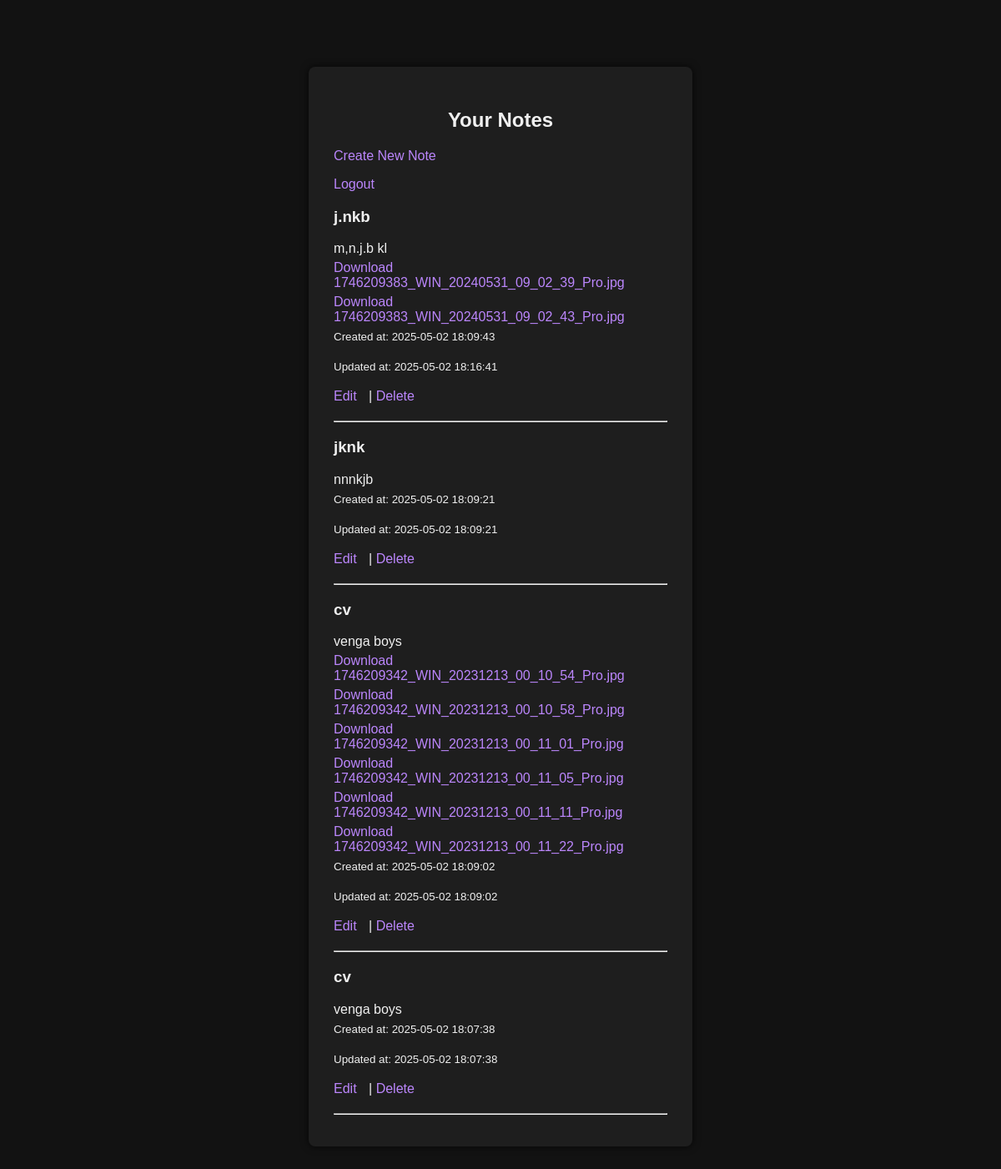
Page /view_notes.php (signed in) on the committed database.
### tables this page shows
CREATE TABLE `notes` (
  `id` int(11) NOT NULL,
  `user_id` int(11) NOT NULL,
  `title` varchar(255) NOT NULL,
  `content` text DEFAULT NULL,
  `created_at` timestamp NOT NULL DEFAULT current_timestamp(),
  `updated_at` timestamp NOT NULL DEFAULT current_timestamp() ON UPDATE current_timestamp()
);

CREATE TABLE `note_files` (
  `id` int(11) NOT NULL,
  `note_id` int(11) NOT NULL,
  `file_path` varchar(255) NOT NULL,
  `created_at` timestamp NOT NULL DEFAULT current_timestamp()
);

### view_notes.php (the view, shortened to what this page needs)
<?php
include 'db.php';
$user_id = $_SESSION['user_id'];
$sql = "SELECT * FROM notes WHERE user_id='$user_id' ORDER BY created_at DESC";
$result = mysqli_query($conn, $sql);
?>
<!DOCTYPE html>
<html lang="en">
<head>
    <link rel="stylesheet" href="style.css">
</head>
<body>
<div class="container">
    <h2>Your Notes</h2>
    <p><a href="create_note.php">Create New Note</a></p>
    <p><a href="logout.php">Logout</a></p>
    <?php while($note = mysqli_fetch_assoc($result)) { ?>
        <div class="note">
            <h3><?php echo htmlspecialchars($note['title']); ?></h3>
            <p><?php echo nl2br(htmlspecialchars($note['content'])); ?></p>
            <?php
            $note_id = $note['id'];
            $file_sql = "SELECT * FROM note_files WHERE note_id='$note_id'";
            $file_result = mysqli_query($conn, $file_sql);
            if (mysqli_num_rows($file_result) > 0) {
                while ($file = mysqli_fetch_assoc($file_result)) {
                    echo '<p><a href="' . htmlspecialchars($file['file_path']) . '" download>Download ' . htmlspecialchars(basename($file['file_path'])) . '</a></p>';
                }
            }
            ?>
            <small>Created at: <?php echo $note['created_at']; ?></small><br><br>
            <small>Updated at: <?php echo $note['updated_at']; ?></small><br><br>
            <a href="edit_note.php?id=<?php echo $note['id']; ?>">Edit</a> |
            <a href="delete_note.php?id=<?php echo $note['id']; ?>" onclick="return confirm('Are you sure?')">Delete</a>
        </div>
        <hr>
    <?php } ?>
</div>
</body>
</html>

### style.css (style rules this page uses)
body { background-color: #121212; font-family: Arial, sans-serif; color: #f0f0f0; margin: 0; padding: 0; }
.container { width: 400px; margin: 80px auto; padding: 30px; background-color: #1e1e1e; box-shadow: 0 0 10px rgba(0,0,0,0.7); border-radius: 8px; }
h2 { text-align: center; margin-bottom: 20px; }
a { color: #bb86fc; text-decoration: none; }
.note { margin-bottom: 20px; }
.note a { margin-right: 10px; }
.note p { margin: 5px 0; }

### rows in the picture
notes: title "j.nkb", content "m,n.j.b kl", created_at "2025-05-02 18:09:43", updated_at "2025-05-02 18:16:41"
note_files: file_path "1746209383_WIN_20240531_09_02_39_Pro.jpg"
note_files: file_path "1746209383_WIN_20240531_09_02_43_Pro.jpg"
notes: title "jknk", content "nnnkjb", created_at "2025-05-02 18:09:21", updated_at "2025-05-02 18:09:21"
notes: title "cv", content "venga boys", created_at "2025-05-02 18:09:02", updated_at "2025-05-02 18:09:02"
note_files: file_path "1746209342_WIN_20231213_00_10_54_Pro.jpg"
note_files: file_path "1746209342_WIN_20231213_00_10_58_Pro.jpg"
note_files: file_path "1746209342_WIN_20231213_00_11_01_Pro.jpg"
note_files: file_path "1746209342_WIN_20231213_00_11_05_Pro.jpg"
note_files: file_path "1746209342_WIN_20231213_00_11_11_Pro.jpg"
note_files: file_path "1746209342_WIN_20231213_00_11_22_Pro.jpg"
notes: title "cv", content "venga boys", created_at "2025-05-02 18:07:38", updated_at "2025-05-02 18:07:38"
